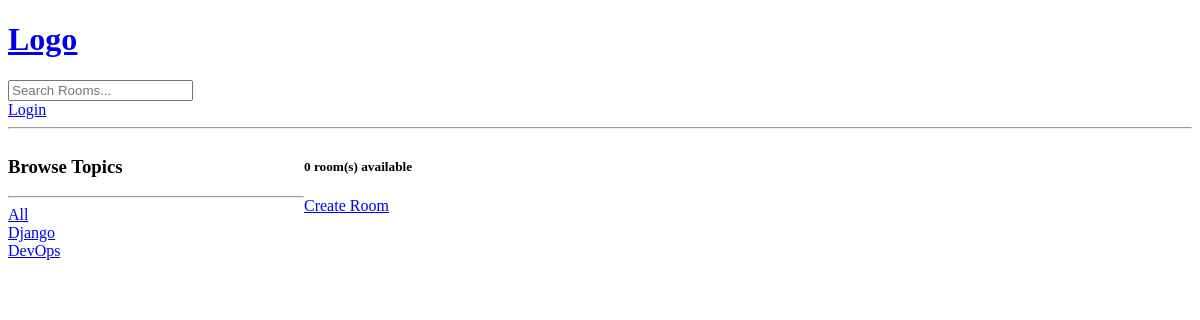
Before: /?q=Django with the older database file.
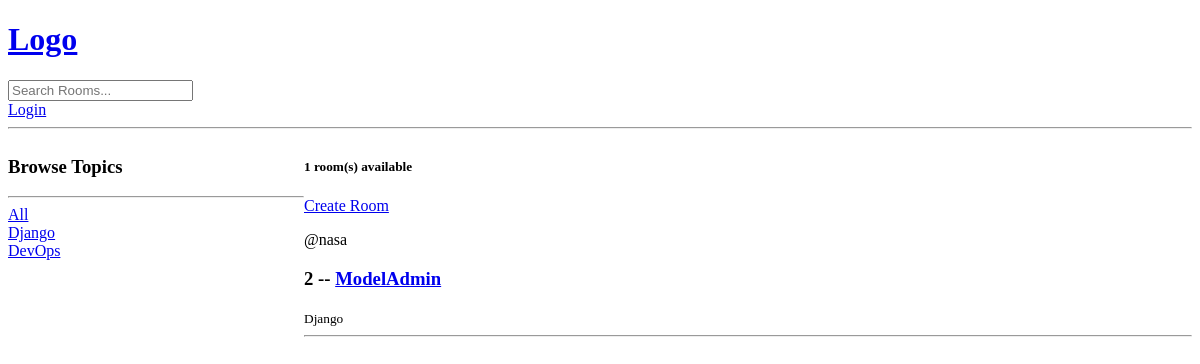
After: the same page with the newer database file.
### base/models.py (models this page shows, shortened)
class Topic(models.Model):
    name = models.CharField(max_length=200)

class Room(models.Model):
    host = models.ForeignKey(User, on_delete=models.SET_NULL, null=True)
    topic = models.ForeignKey(Topic, on_delete=models.SET_NULL, null=True)
    name = models.CharField(max_length=200)
    description = models.TextField(null=True, blank=True)
    updated_at = models.DateTimeField(auto_now=True)
    created_at = models.DateTimeField(auto_now_add=True)
    class Meta:
        ordering = ["-updated_at", "-created_at"]

class User(AbstractUser):
    first_name = models.CharField(max_length=200, null=True)
    last_name = models.CharField(max_length=200, null=True)
    email = models.EmailField(
        max_length=200,
        null=True,
        unique=True,
        error_messages={"unique": "A user with this email already exists"},
    )
    username = models.CharField(
        max_length=200,
        null=True,
        unique=True,
        error_messages={"unique": "A user with this username already exists"},
    )
    bio = models.TextField(null=True, blank=True)
    avatar = models.ImageField(null=True, default="")

### base/views.py (the view)
# urls.py: path("", views.home, name="home"),
def home(request):
    q = (
        request.GET.get("q") if request.GET.get("q") != None else ""
    )  # q is a variable that stores the value of the input field
    rooms = Room.objects.filter(  # if topic__name is set directly as q, the home page will be empty until a particular topic is selected then a list of rooms bearing that topic will be rendered.
        Q(topic__name__icontains=q) | Q(name__icontains=q) | Q(description__icontains=q)
    )
    """
    the icontains is a non-casesensitive value ensures whatever detail in the topic name is typed in the q variable renders
    rooms that has that value. E.g, if pyt is typed in the search bar, all python related rooms will be rendered even
    if it is not completly spelt out. In summary, icontains act as a wildcard....more info @ https://docs.djangoproject.com/en/3.2/ref/models/querysets/#icontains
    Q in this case is a built in django feature used for filtering data. the | is an 'or' operator.
    """
    topics = Topic.objects.all()
    room_count = rooms.count()
    context = {"rooms": rooms, "topics": topics, "room_count": room_count}
    return render(request, "base/home.html", context)

### base/templates/base/home.html (shortened to what this page needs)
{% extends 'main.html' %}
{% block content %}
<div class="home-container">
    <div>
        <h3>Browse Topics</h3>
        <hr>
        <div>
            <a href="{% url 'home' %}">All</a>
        </div>
        {% for topic in topics %}
        <div>
            <a href="{% url 'home' %}?q={{topic.name}}">{{topic.name}}</a>
        </div>
        {% endfor %}
    </div>
    <div>
        <h5>{{room_count}} room(s) available</h5>
        <p><a href="{% url 'create-room' %}">Create Room</a></p>
        {% for room in rooms %}
        <div>
            <span>@{{ room.host.username }}</span>
            <h3>{{ room.id }} -- <a href="{% url 'room' room.id %}">{{ room.name }}</a></h3>
            <small>{{ room.topic.name }}</small>
            <hr>
        </div>
        {% endfor %}
    </div>
</div>
{% endblock %}

Changed rows visible on the page:
added Room: host.username "nasa", id "2", name "ModelAdmin", topic.name "Django"
Other visible differences:
{{ room_count }}: "0" → "1"
